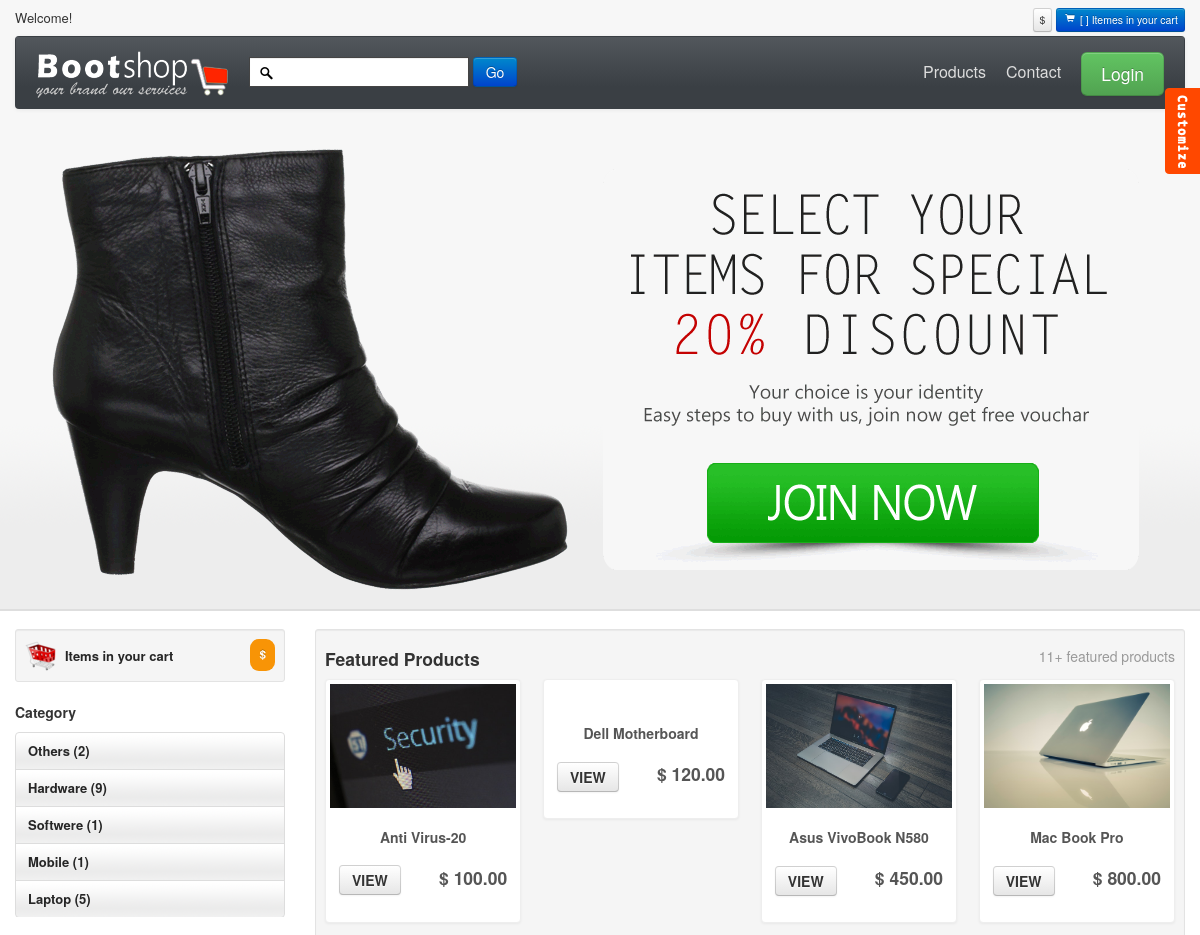
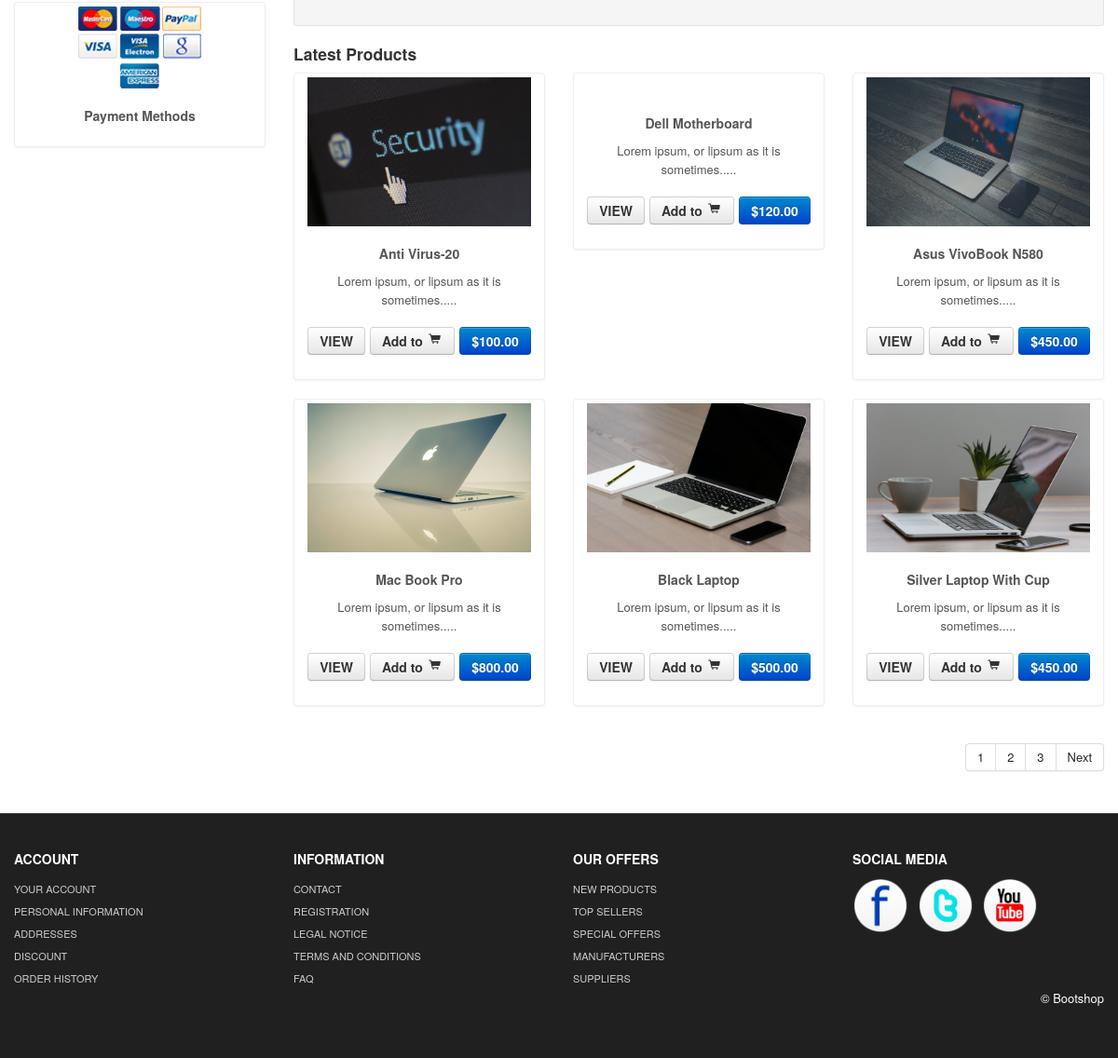
The page / on the database its author committed (2 pictures, top to bottom).
### tables this page shows
CREATE TABLE `categories` (
  `id` int(2) NOT NULL,
  `catname` varchar(70) NOT NULL
);

CREATE TABLE `products` (
  `id` int(3) NOT NULL,
  `name` varchar(80) NOT NULL,
  `price` float(10,2) NOT NULL,
  `cat_id` int(2) NOT NULL,
  `brand_id` int(2) NOT NULL,
  `description` text NOT NULL,
  `status` int(3) NOT NULL,
  `quantity` int(2) NOT NULL,
  `date` timestamp NOT NULL DEFAULT current_timestamp() ON UPDATE current_timestamp(),
  `image` varchar(200) NOT NULL
);

### app/classes/Category.php (called while the page is built, shortened)
<?php
class Category
{
    public static function displayAllCategory(){
        $sql = "SELECT * FROM `categories` ORDER BY `id` DESC ";
        $res = Database::connect($sql);
        if($res != false){
            return $res;
        }else{
            return false;
        }
    }
    public static function countCategoryProduct($id){
        $sql = "SELECT * FROM `products` WHERE cat_id = $id";
        $result = mysqli_query(Database::db(),$sql);
        if($result){
            $row = mysqli_num_rows($result);
            return $row;
        }else{
            return false;
        }
    }
}

### app/classes/Database.php (called while the page is built, shortened)
<?php
class Database
{
    public static function db(){
        $link = mysqli_connect('localhost:3307','root','','ecommerce');
        if($link){
            return $link;
        }else{
            return false;
        }
    }
    public static function connect($sql){
        $res = mysqli_query(self::db(),$sql);
        if($res){
            return $res;
        }else{
            return false;
        }
    }
}

### app/classes/Product.php (called while the page is built, shortened)
<?php
class Product
{
    public static function allFeatureProduct(){
        $sql = "SELECT products.*,categories.catname,brands.brandname FROM products INNER JOIN categories ON categories.id = products.cat_id INNER JOIN brands ON brands.id = products.brand_id WHERE products.status = 1 ORDER BY products.id DESC LIMIT 4";
        $result = mysqli_query(Database::db(),$sql);
        if($result){
            return $result;
        }else{
            return false;
        }
    }
    public static function countFeatureProduct(){
        $sql = "SELECT * FROM `products` WHERE `status`= 1 ";
        $res = Database::connect($sql);
        if($res != false){
            $count = mysqli_num_rows($res);
            return $count;
        }
    }
    public static function countAllProduct(){
        $sql = "SELECT * FROM `products` ";
        $res = Database::connect($sql);
        if($res != false){
            $count = mysqli_num_rows($res);
            return $count;
        }
    }
    public static function paginationWiseShow($start,$limit){
        $sql = "
SELECT products.*,categories.catname,brands.brandname FROM products INNER JOIN categories ON categories.id = products.cat_id INNER JOIN brands ON brands.id = products.brand_id ORDER BY products.id DESC LIMIT $start,$limit ";
        $res = Database::connect($sql);
        if($res != false){
            return $res;
        }else{
            false;
        }
    }
}

### app/classes/Helper.php (called while the page is built, shortened)
<?php
class Helper
{
    public static function textShorten($text, $limit = 400){
        $text = $text. " ";
        $text = substr($text, 0, $limit);
        $text = substr($text, 0, strrpos($text, ' '));
        $text = $text.".....";
        return $text;
    }
}

### index.php (the view, shortened to what this page needs)
<?php require_once 'header.php'; ?>
<?php require_once 'slider.php'; ?>
<?php
$start = 0;
$limit = 6;
$page = 1;
$totalpage = ceil(\App\classes\Product::countAllProduct() / $limit);
?>
    <div id="mainBody">
        <div class="container">
            <div class="row">
                <?php require_once'sidebar.php' ?>
                <div class="span9">
                    <div class="well well-small">
                        <h4>Featured Products <small class="pull-right"><?=  \App\classes\Product::countFeatureProduct()-1?>+&nbsp;featured products</small></h4>
                        <div class="row-fluid">
                            <div class="item">
                                <ul class="thumbnails">
                                    <?php
                                    $obF = \App\classes\Product::allFeatureProduct();
                                    while ($Fproduct = $obF->fetch_assoc()) { ?>
                                        <li class="span3">
                                            <div class="thumbnail">
                                                <a href="product_details.php?id=<?= $Fproduct['id'] ?>"><img src="uploads/products/<?= $Fproduct['image'] ?>" alt=""></a>
                                                <div class="caption">
                                                    <h5><?= substr($Fproduct['name'],0,20) ?></h5>
                                                    <h4><a class="btn" href="product_details.php?id=<?= $Fproduct['id'] ?>">VIEW</a> <span class="pull-right">$ <?= $Fproduct['price'] ?></span></h4>
                                                </div>
                                            </div>
                                        </li>
                                    <?php } ?>
                                </ul>
                            </div>
                        </div>
                    </div>
                    <h4>Latest Products </h4>
                    <ul class="thumbnails">
                        <?php
                        $obA = \App\classes\Product::paginationWiseShow($start,$limit);
                        while ($Aproduct = $obA->fetch_assoc()) { ?>
                            <li class="span3">
                                <div class="thumbnail">
                                    <a  href="product_details.php?id=<?= $Aproduct['id'] ?>"><img src="uploads/products/<?= $Aproduct['image'] ?>" alt="" style="height: 160px"/></a>
                                    <div class="caption">
                                        <h5><?= substr($Aproduct['name'],0,30) ?></h5>
                                        <p>
                                            <?= \App\classes\Helper::textShorten($Aproduct['description'],50) ?>
                                        </p>
                                        <h4 style="text-align:center"> <a class="btn" href="product_details.php?id=<?= $Aproduct['id'] ?>">VIEW</a> <a class="btn" href="#">Add to <i class="icon-shopping-cart"></i></a> <a class="btn btn-primary" href="#">$<?= $Aproduct['price'] ?></a></h4>
                                    </div>
                                </div>
                            </li>
                        <?php } ?>
                    </ul>
                    <div class="pagination" style="text-align: right;">
                        <ul>
                            <?php
                            for($i=1;$i<=$totalpage;$i++){ ?>
                                <li ><a href="index.php?page=<?=$i?>"><?= $i?></a></li>
                            <?php } ?>
                            <?php if($totalpage > $page) { ?>
                                <li><a href="index.php?page=<?=$page + 1;?>">Next</a></li>
                            <?php } ?>
                        </ul>
                    </div>
                </div>
            </div>
        </div>
    </div>
<?php require_once 'footer.php'; ?>

### sidebar.php (shortened to what this page needs)
<div id="sidebar" class="span3">
	<div class="well well-small"><a id="myCart" href="product_summary.php"><img src="themes/images/ico-cart.png" alt="cart"><?= Session::get('Qty') ?> Items in your cart  <span class="badge badge-warning pull-right">$ <?= Session::get('Total') ?> </span></a></div>
	<h5>Category</h5>
	<ul id="sideManu" class="nav nav-tabs nav-stacked">
           <?php
           $Cob = \App\classes\Category::displayAllCategory();
           while ($cat = $Cob->fetch_assoc()){ ?>
		<li><a href="catwise.php?cid=<?= $cat['id']?>"><?= $cat['catname']?> (<?= \App\classes\Category::countCategoryProduct($cat['id'])?>)</a></li>
	<?php } ?>
	</ul>
	<br/>
		<div class="thumbnail">
			<img src="themes/images/payment_methods.png" title="Bootshop Payment Methods" alt="Payments Methods">
			<div class="caption">
			  <h5>Payment Methods</h5>
			</div>
		  </div>
</div>

### themes/css/base.css (style rules this page uses)
#mainBody { border-top:2px solid #dedede; padding-top: 18px; }
#myCart img { float:left; margin-right:8px; }
#myCart .badge { padding: 9px; }
#myCart { font-size: 13px;font-weight: bold; line-height: 33px; }
#sidebar ul { list-style: none;padding: 0;margin: 0;width: 100%; }
#sidebar li a { font-weight:bold; background:url(../images/tabRepeatInactive.png) repeat-x 0 0; color:#262626; }
.thumbnail>a { display:block; text-align:center }
.thumbnail h5,.thumbnail p { text-align:center }
[class^="icon-"], [class*=" icon-"] { background-image: none; }
.navbar .nav.pull-right, #sideManu { overflow:hidden; }

### rows shown on the page
categories: catname "Others", id "2"
categories: catname "Hardware", id "9"
categories: catname "Softwere", id "1"
categories: catname "Mobile", id "1"
categories: catname "Laptop", id "5"
products: image (picture), name "Anti Virus-20", price "100.00", description "Lorem ipsum, or lipsum as it is sometimes....."
products: name "Dell Motherboard", price "120.00", description "Lorem ipsum, or lipsum as it is sometimes....."
products: image (picture), name "Asus VivoBook N580", price "450.00", description "Lorem ipsum, or lipsum as it is sometimes....."
products: image (picture), name "Mac Book Pro", price "800.00", description "Lorem ipsum, or lipsum as it is sometimes....."
products: image (picture), name "Black Laptop", description "Lorem ipsum, or lipsum as it is sometimes.....", price "500.00"
products: image (picture), name "Silver Laptop With Cup", description "Lorem ipsum, or lipsum as it is sometimes.....", price "450.00"
